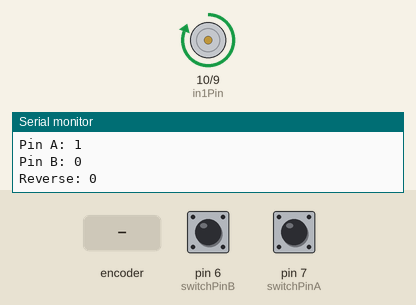
This sketch was run on a simulated Arduino Uno, built with avr-gcc and run on an emulated ATmega328P. On the bench: motor-driver pin pairs drawn as motors (green arrow = first pin HIGH = forward, orange = second pin HIGH = backward, longer = more drive, scaled by the enable pin), the last lines printed to the serial monitor. The inputs (shaded band) are chosen by the test bench; at power-on: pin 6 (switchPinB) HIGH, pin 7 (switchPinA) HIGH. Random numbers use the default seed unless the sketch sets one.

Above: at 1.2 s.
1.3 s: rotary encoder on pin 7 (switchPinA) / pin 6 (switchPinB) turned 1 step (first pin leading)
At 2.2 s:
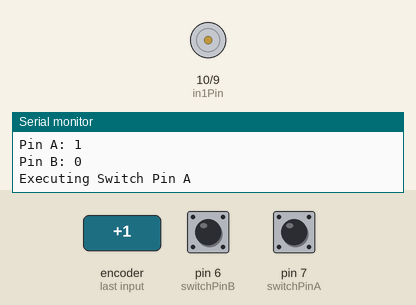
At 8.0 s:
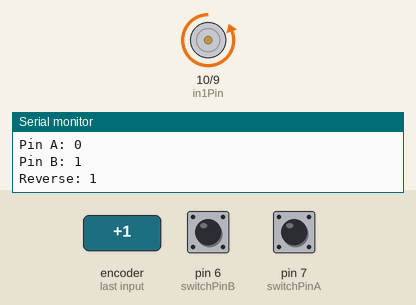
Timing chart, 0 to 9.0 s (numbered marks = the images above; inputs shaded):
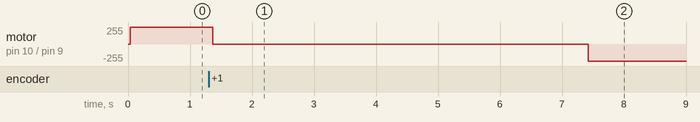

The sketch:

motor-reverser.ino
```cpp
/*
 * Auto-reverse circuit for DC motors with dual control switches
 * With code based on Adafruit Arduino - Lesson 15. Bi-directional Motor
 */

#define DEBUG 1

int enablePin = 11;
int in1Pin = 10;
int in2Pin = 9;
int switchPinA = 7;
int switchPinB = 6;
boolean reverse;
boolean enableSwitchPinA;
boolean enableSwitchPinB;

void setup()
{
  #ifdef DEBUG
    Serial.begin(9600);
  #endif
  pinMode(in1Pin, OUTPUT);
  pinMode(in2Pin, OUTPUT);
  pinMode(enablePin, OUTPUT);
  pinMode(switchPinA, INPUT_PULLUP);
  pinMode(switchPinB, INPUT_PULLUP);
  reverse = false;
  enableSwitchPinA = true;
  enableSwitchPinB = false;
}

void loop()
{
  if (enableSwitchPinA) {
    checkSwitchPinA();
  }
  if (enableSwitchPinB) {
    checkSwitchPinB();
  }
  #ifdef DEBUG
    Serial.print(F("Reverse: "));
    Serial.println(reverse);
    Serial.print(F("Pin A: "));
    Serial.println(enableSwitchPinA);
    Serial.print(F("Pin B: "));
    Serial.println(enableSwitchPinB);
    Serial.flush();
  #endif
  setMotor(reverse);
}

void setMotor(boolean reverse)
{
  analogWrite(enablePin, 255);
  digitalWrite(in1Pin, ! reverse);
  digitalWrite(in2Pin, reverse);
}

void stopMotor()
{
  analogWrite(enablePin, 0);
  digitalWrite(in1Pin, false);
  digitalWrite(in2Pin, false);
}

void checkSwitchPinA() {
  if (digitalRead(switchPinA) == HIGH && digitalRead(switchPinB) == LOW) {
    stopMotor();
    #ifdef DEBUG
      Serial.println(F("Executing Switch Pin A"));
      Serial.flush();
    #endif
    enableSwitchPinA = false;
    enableSwitchPinB = true;
    delay(random(3,7) * 1000);
    reverse = ! reverse;
  }
}

void checkSwitchPinB() {
  if (digitalRead(switchPinB) == HIGH && digitalRead(switchPinA) == LOW) {
    stopMotor();
    #ifdef DEBUG
      Serial.println(F("Executing Switch Pin B"));
      Serial.flush();
    #endif
    enableSwitchPinA = true;
    enableSwitchPinB = false;
    delay(random(3,7) * 1000);
    reverse = ! reverse;
  }
}
```

Measured:
- after the input at 1.3 s, motor on pin 10 (in1Pin) / pin 9 (in2Pin): forward 255/255 → stopped after 0.07 s, → backward 255/255 6.1 s later
